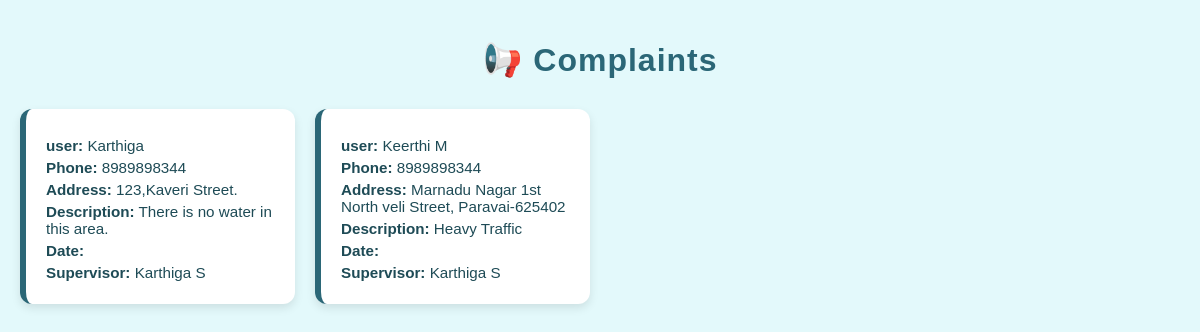
The app's page /eo/complaints/ with its own data.
### myapp/models.py (models this page shows, shortened)
class Complaint(models.Model):
    user = models.CharField(max_length=100,null=True)
    phone = models.CharField(max_length=100,null=True)
    address = models.TextField(max_length=255, null=True)
    location = models.CharField(max_length=255, null=True)
    complaint_type = models.CharField(max_length=100, null=True)
    description = models.TextField(max_length=500, null=True)
    file = models.FileField(upload_to='complaints/', blank=True, null=True)
    date_time = models.DateTimeField(default=timezone.now)
    supervisor_name= models.CharField(max_length=100,null=True)
    status = models.CharField(
        max_length=20,
        default='unverified'
    )

### myapp/views.py (the view)
# urls.py: path('eo/complaints/', views.eo_complaints, name='eo_complaints'),
def eo_complaints(request):
    complaints = Complaint.objects.all()
    context = {
        'complaints': complaints,
        'admin_username': request.session.get('eo_emp_number'),
    }
    return render(request, 'eo_complaints.html', context)

### myapp/templates/eo_complaints.html (shortened to what this page needs)
<!DOCTYPE html>
<html lang="en">
<head>
</head>
<body>
<h1>📢 Complaints</h1>
<div class="cards-container">
{% for complaint in complaints %}
  <div class="card">
    <p><strong>user:</strong> {{ complaint.user }}</p>
    <p><strong>Phone:</strong> {{ complaint.phone }}</p>
    <p><strong>Address:</strong> {{ complaint.address }}</p>
    <p><strong>Description:</strong> {{ complaint.description }}</p>
    <p><strong>Date:</strong> {{ complaint.created_at }}</p>
    <p><strong>Supervisor:</strong> {{ complaint.supervisor_name }}</p>
  </div>
{% empty %}
  <p style="text-align:center;">No complaints found.</p>
{% endfor %}
</div>
</body>
</html>

### myapp/templates/eo_complaints.html (style rules this page uses)
:root { --bg: #e3f9fb; --card-bg: #ffffff; --accent: #2b6777; --highlight: #e63946; --text: #1e4b56; --shadow: rgba(0, 0, 0, 0.1); }
body { font-family: "Poppins", sans-serif; background-color: var(--bg); margin: 0; padding: 20px; color: var(--text); }
h1 { text-align: center; margin-bottom: 30px; color: var(--accent); letter-spacing: 1px; }
.cards-container { display: grid; grid-template-columns: repeat(auto-fill, minmax(250px, 1fr)); gap: 20px; }
.card { background: var(--card-bg); border-radius: 12px; padding: 18px 20px; box-shadow: 0 4px 10px var(--shadow); transition: all 0.3s ease; border-left: 6px solid var(--accent); cursor: pointer; }
.card p { margin: 5px 0; font-size: 0.95em; color: var(--text); }

### records on screen
Complaint: user "Karthiga", phone "8989898344", address "123,Kaveri Street.", description "There is no water in this area.", supervisor_name "Karthiga S"
Complaint: user "Keerthi M", phone "8989898344", address "Marnadu Nagar 1st North veli Street, Paravai-625402", description "Heavy Traffic", supervisor_name "Karthiga S"
